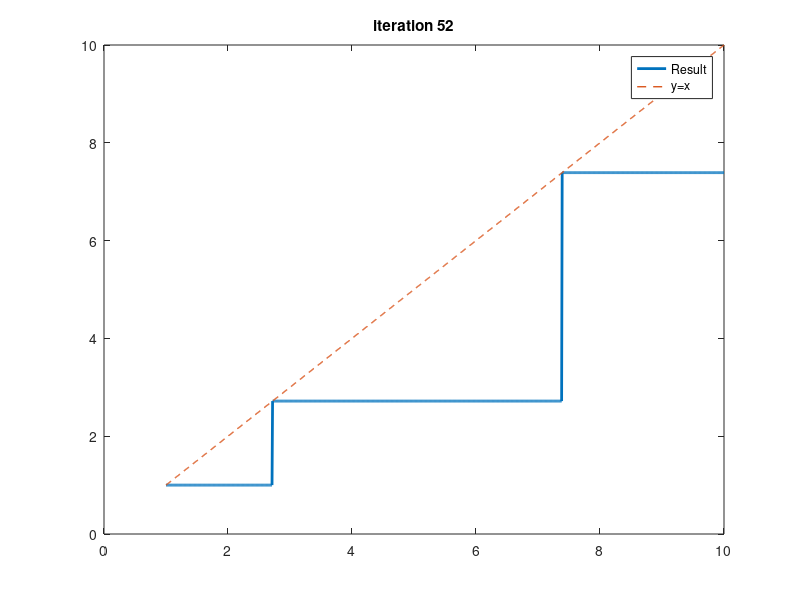

MATLAB code to generate this figure:


clc;
hold off;


x = linspace(1,10,1001);

y = linspace(1,10,1001); % record the iteration answers

for i = 1:52
    
    y = sqrt(y);
    
end

for i = 1:52
    
    y = y.^2;
    
end

plot(x,y,'LineWidth',2);
ylim([0 10]);
xlim([0 10]);
hold on 
plot(x,x,'--','LineWidth',1);

legend('Result','y=x');
title('iteration 52')

